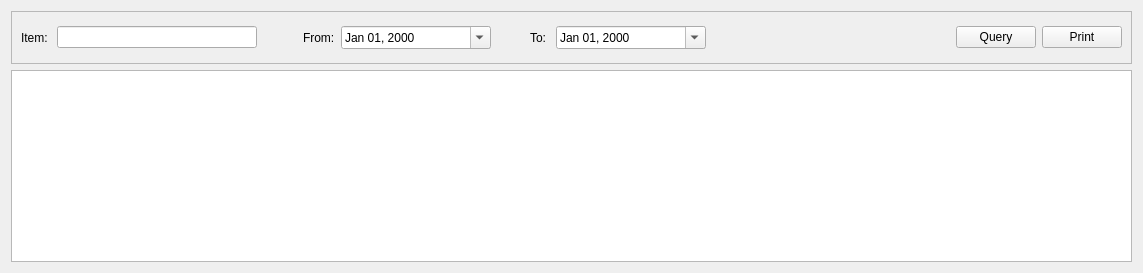
      <widget class="QWidget" name="ItemsDetailTab">
       <attribute name="title">
        <string>Items Detail</string>
       </attribute>
       <layout class="QGridLayout" name="gridLayout_26">
        <item row="0" column="0">
         <widget class="QFrame" name="frame_9">
          <property name="enabled">
           <bool>true</bool>
          </property>
          <property name="frameShape">
           <enum>QFrame::StyledPanel</enum>
          </property>
          <property name="frameShadow">
           <enum>QFrame::Raised</enum>
          </property>
          <layout class="QGridLayout" name="gridLayout_25">
           <item row="0" column="0">
            <layout class="QHBoxLayout" name="horizontalLayout_33">
             <item>
              <widget class="QLabel" name="label_15">
               <property name="text">
                <string>Item: </string>
               </property>
              </widget>
             </item>
             <item>
              <widget class="QLineEdit" name="leItemILD">
               <property name="minimumSize">
                <size>
                 <width>200</width>
                 <height>0</height>
                </size>
               </property>
              </widget>
             </item>
             <item>
              <spacer name="horizontalSpacer_14">
               <property name="orientation">
                <enum>Qt::Horizontal</enum>
               </property>
               <property name="sizeHint" stdset="0">
                <size>
                 <width>40</width>
                 <height>20</height>
                </size>
               </property>
              </spacer>
             </item>
             <item>
              <widget class="QLabel" name="label_49">
               <property name="text">
                <string>From:</string>
               </property>
              </widget>
             </item>
             <item>
              <widget class="QDateEdit" name="deFromILD">
               <property name="minimumSize">
                <size>
                 <width>150</width>
                 <height>0</height>
                </size>
               </property>
               <property name="time">
                <time>
                 <hour>0</hour>
                 <minute>0</minute>
                 <second>0</second>
                </time>
               </property>
               <property name="displayFormat">
                <string>MMM dd, yyyy</string>
               </property>
               <property name="calendarPopup">
                <bool>true</bool>
               </property>
              </widget>
             </item>
             <item>
              <widget class="QLabel" name="label_50">
               <property name="text">
                <string>          To: </string>
               </property>
              </widget>
             </item>
             <item>
              <widget class="QDateEdit" name="deToILD">
               <property name="minimumSize">
                <size>
                 <width>150</width>
                 <height>0</height>
                </size>
               </property>
               <property name="displayFormat">
                <string>MMM dd, yyyy</string>
               </property>
               <property name="calendarPopup">
                <bool>true</bool>
               </property>
              </widget>
             </item>
             <item>
              <spacer name="horizontalSpacer_21">
               <property name="orientation">
                <enum>Qt::Horizontal</enum>
               </property>
               <property name="sizeHint" stdset="0">
                <size>
                 <width>244</width>
                 <height>33</height>
                </size>
               </property>
              </spacer>
             </item>
             <item>
              <widget class="QPushButton" name="pbQueryILD">
               <property name="text">
                <string>Query</string>
               </property>
              </widget>
             </item>
             <item>
              <widget class="QPushButton" name="pbPrintILD">
               <property name="text">
                <string>Print</string>
               </property>
              </widget>
             </item>
            </layout>
           </item>
          </layout>
         </widget>
        </item>
        <item row="1" column="0">
         <widget class="QTableView" name="tvItemLiftD"/>
        </item>
       </layout>
      </widget>
